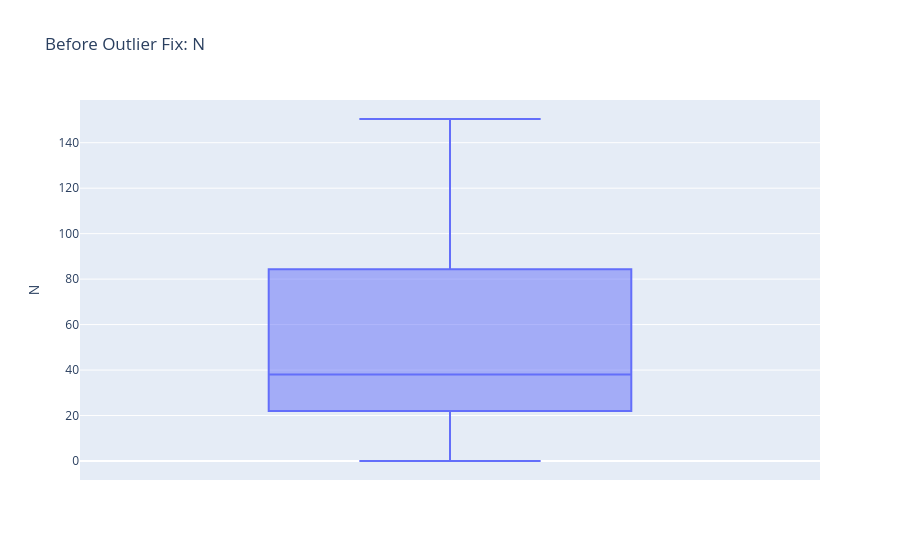
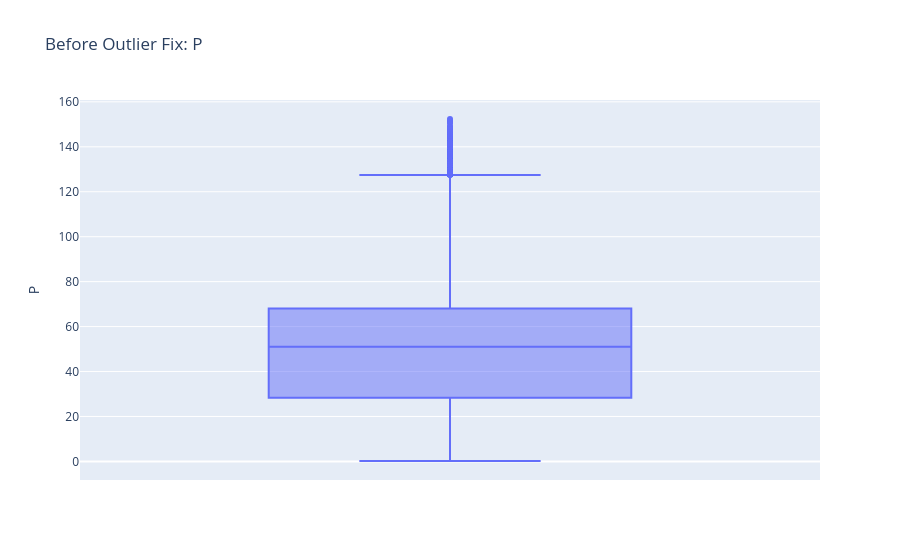
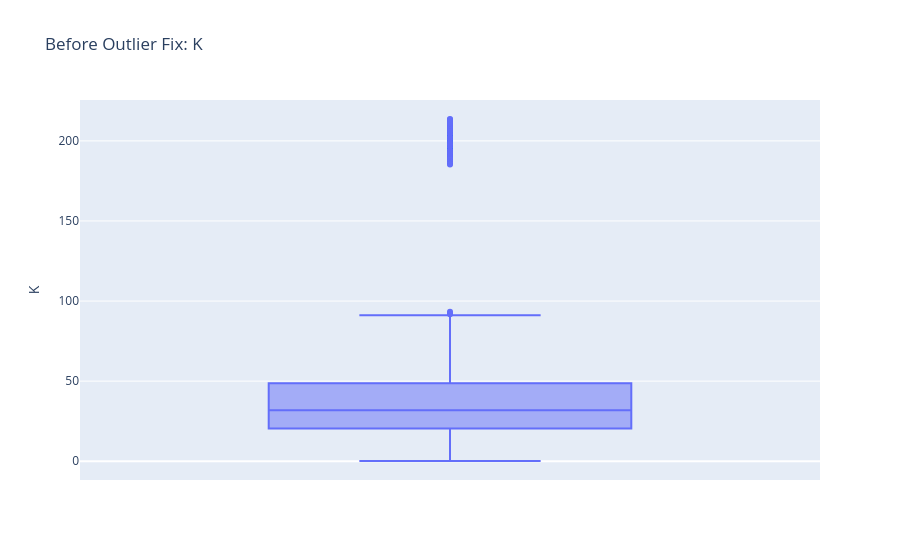
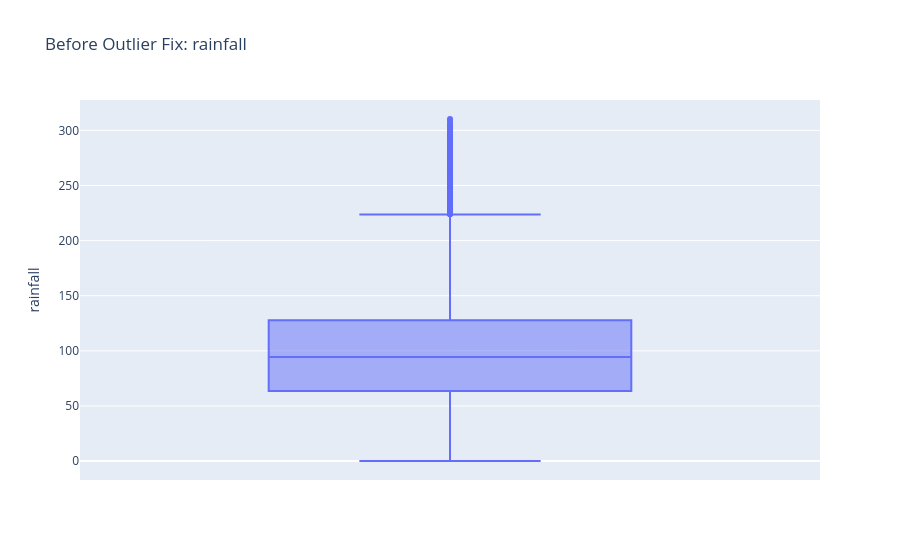

The notebook cell saved with these charts, in order:
### Code cell
cols = ['N','P','K','rainfall','humidity']

for col in ['N','P','K','rainfall']:
    df[col] = df[col].apply(lambda x: np.nan if x < 0 else x)
df['humidity'] = df['humidity'].clip(0, 100)
df['ph'] = df['ph'].clip(0, 14)

# ==============================
# 2. HANDLE MISSING VALUES
# ==============================

print("\nMissing Before:\n", df.isnull().sum())

df.fillna(df.median(numeric_only=True), inplace=True)

print("\nMissing After:\n", df.isnull().sum())



# ==============================
# 5. OUTLIER HANDLING
# ==============================

# BEFORE (Plotly boxplot)
for col in ['N','P','K','rainfall']:
    fig = px.box(df, y=col, title=f"Before Outlier Fix: {col}")
    fig.show()

# Capping
def cap_outliers(df, cols):
    for col in cols:
        lower = df[col].quantile(0.01)
        upper = df[col].quantile(0.99)
        df[col] = df[col].clip(lower, upper)
    return df

df = cap_outliers(df, ['N','P','K','rainfall'])

# AFTER
for col in ['N','P','K','rainfall']:
    fig = px.box(df, y=col, title=f"After Outlier Fix: {col}")
    fig.show()

# =============================
# 4. TRANSFORM DISTRIBUTIONS
# ==============================

for col in ['N','P','K','rainfall']:
    sns.histplot(df[col], kde=True)
    plt.title(f"Before Transform: {col}")
    plt.show()

# Log transform
for col in ['N','P','K','rainfall']:
    df[col] = np.log1p(df[col])

# Power transform
pt = PowerTransformer(method='yeo-johnson')
df[['N','P','K','rainfall']] = pt.fit_transform(df[['N','P','K','rainfall']])

# Plotly AFTER
for col in ['N','P','K','rainfall']:
    fig = px.histogram(df, x=col, nbins=50,
                       title=f"After Transform: {col}")
    fig.show()



# ==============================
# 6. FEATURE CONSTRUCTION
# ==============================

# Before relationships
fig = px.scatter_matrix(df,
                       dimensions=['N','P','K'],
                       title="Before Feature Engineering")
fig.show()

# New features
df['NPK_sum'] = df['N'] + df['P'] + df['K']
df['N_to_P'] = df['N'] / (df['P'] + 1e-5)
df['soil_score'] = df['Soil_OC'] * df['NPK_sum']
df['climate_score'] = df['temperature'] * df['humidity']

# After correlation heatmap
plt.figure(figsize=(10,8))
sns.heatmap(df.corr(numeric_only=True), cmap='coolwarm')
plt.title("After Feature Engineering")
plt.show()

# ==============================
# 7. REMOVE CORRELATED FEATURES
# ==============================

corr = df.corr(numeric_only=True)

# BEFORE heatmap
plt.figure(figsize=(10,8))
sns.heatmap(corr, cmap='coolwarm')
plt.title("Before Correlation Removal")
plt.show()

# Drop highly correlated
upper = corr.where(np.triu(np.ones(corr.shape), k=1).astype(bool))
to_drop = [col for col in upper.columns if any(upper[col] > 0.85)]

df = df.drop(columns=to_drop)

# AFTER
plt.figure(figsize=(10,8))
sns.heatmap(df.corr(numeric_only=True), cmap='coolwarm')
plt.title("After Correlation Removal")
plt.show()

### Figure 1 — Plotly figure (JSON) as saved in the notebook; plotly's stock layout.template omitted (floating-point values rounded to 4 significant figures; data arrays with more than 128 entries replaced by an {"elided": "..."} marker saying what was removed)
{"data": [{"alignmentgroup": "True", "hovertemplate": "N=%{y}<extra></extra>", "legendgroup": "", "marker": {"color": "#636efa"}, "name": "", "notched": false, "offsetgroup": "", "orientation": "v", "showlegend": false, "type": "box", "x0": " ", "xaxis": "x", "y": {"elided": "8800 float values"}, "y0": " ", "yaxis": "y"}], "layout": {"boxmode": "group", "legend": {"tracegroupgap": 0}, "title": {"text": "Before Outlier Fix: N"}, "xaxis": {"anchor": "y", "domain": [0, 1]}, "yaxis": {"anchor": "x", "domain": [0, 1], "title": {"text": "N"}}}}

### Figure 2 — Plotly figure (JSON) as saved in the notebook; plotly's stock layout.template omitted (floating-point values rounded to 4 significant figures; data arrays with more than 128 entries replaced by an {"elided": "..."} marker saying what was removed)
{"data": [{"alignmentgroup": "True", "hovertemplate": "P=%{y}<extra></extra>", "legendgroup": "", "marker": {"color": "#636efa"}, "name": "", "notched": false, "offsetgroup": "", "orientation": "v", "showlegend": false, "type": "box", "x0": " ", "xaxis": "x", "y": {"elided": "8800 float values"}, "y0": " ", "yaxis": "y"}], "layout": {"boxmode": "group", "legend": {"tracegroupgap": 0}, "title": {"text": "Before Outlier Fix: P"}, "xaxis": {"anchor": "y", "domain": [0, 1]}, "yaxis": {"anchor": "x", "domain": [0, 1], "title": {"text": "P"}}}}

### Figure 3 — Plotly figure (JSON) as saved in the notebook; plotly's stock layout.template omitted (floating-point values rounded to 4 significant figures; data arrays with more than 128 entries replaced by an {"elided": "..."} marker saying what was removed)
{"data": [{"alignmentgroup": "True", "hovertemplate": "K=%{y}<extra></extra>", "legendgroup": "", "marker": {"color": "#636efa"}, "name": "", "notched": false, "offsetgroup": "", "orientation": "v", "showlegend": false, "type": "box", "x0": " ", "xaxis": "x", "y": {"elided": "8800 float values"}, "y0": " ", "yaxis": "y"}], "layout": {"boxmode": "group", "legend": {"tracegroupgap": 0}, "title": {"text": "Before Outlier Fix: K"}, "xaxis": {"anchor": "y", "domain": [0, 1]}, "yaxis": {"anchor": "x", "domain": [0, 1], "title": {"text": "K"}}}}

### Figure 4 — Plotly figure (JSON) as saved in the notebook; plotly's stock layout.template omitted (floating-point values rounded to 4 significant figures; data arrays with more than 128 entries replaced by an {"elided": "..."} marker saying what was removed)
{"data": [{"alignmentgroup": "True", "hovertemplate": "rainfall=%{y}<extra></extra>", "legendgroup": "", "marker": {"color": "#636efa"}, "name": "", "notched": false, "offsetgroup": "", "orientation": "v", "showlegend": false, "type": "box", "x0": " ", "xaxis": "x", "y": {"elided": "8800 float values"}, "y0": " ", "yaxis": "y"}], "layout": {"boxmode": "group", "legend": {"tracegroupgap": 0}, "title": {"text": "Before Outlier Fix: rainfall"}, "xaxis": {"anchor": "y", "domain": [0, 1]}, "yaxis": {"anchor": "x", "domain": [0, 1], "title": {"text": "rainfall"}}}}
